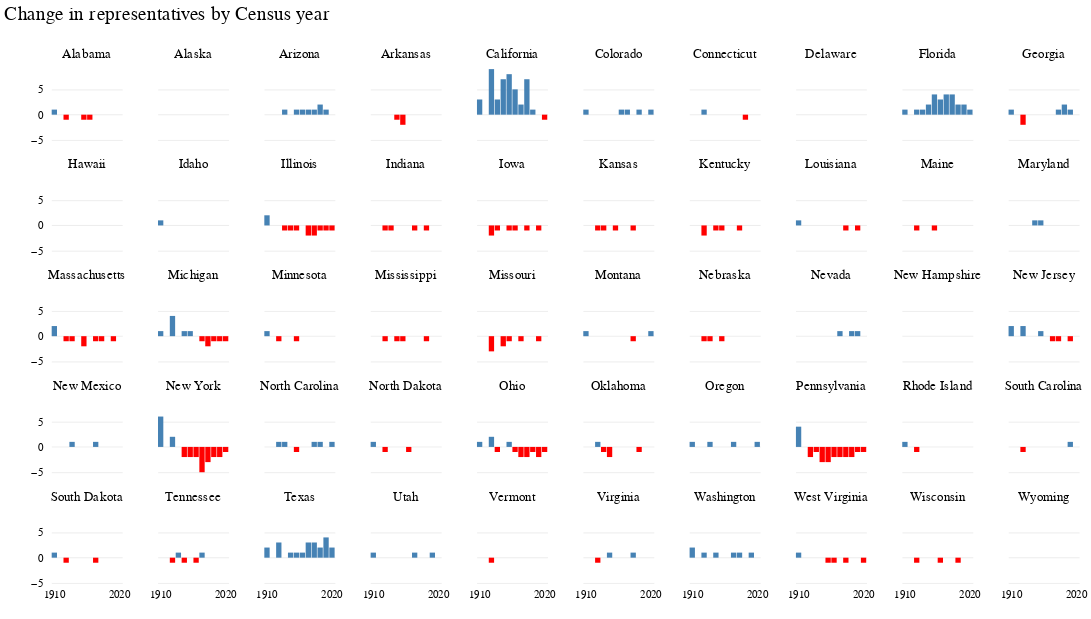

Notebook cell for this chart:
### Code cell
mini_multiples_states = (
    alt.Chart(change)
    .mark_bar()
    .encode(
        y=alt.Y(
            "value:Q",
            title=" ",
            axis=alt.Axis(
                tickSize=0,
                domainOpacity=0,
                tickCount=2,
                offset=4,
                gridWidth=0.6,
                gridColor="#dddddd",
            ),
        ),
        x=alt.X(
            "year:O",
            title=" ",
            axis=alt.Axis(
                tickSize=0,
                domainOpacity=0,
                tickCount=3,
                offset=4,
                gridWidth=0.6,
                gridColor="#dddddd",
                values=["1910", "2020"],
            ),
        ),
        facet=alt.Facet(
            "name:O",
            columns=10,
            title=" ",
            header=alt.Header(labelFontSize=15, labelFont="Benton Gothic"),
        ),
        color=alt.condition(
            alt.datum.value > 0,
            alt.value("steelblue"),  # The positive color
            alt.value("red"),  # The negative color
        ),
    )
    .properties(width=80, height=80, title="Change in representatives by Census year")
    .configure_view(strokeOpacity=0)
    .configure_legend(orient="top", symbolType="square")
    .configure_axis(labelFontSize=12)
)
mini_multiples_states

### Figure 1 — Vega-Lite specification as saved in the notebook (floating-point values rounded to 4 significant figures; data arrays with more than 128 entries replaced by an {"elided": "..."} marker saying what was removed)
{"config": {"view": {"width": 800, "height": 450, "strokeOpacity": 0}, "background": "#ffffff", "title": {"anchor": "start", "font": "Benton Gothic Bold, sans", "fontColor": "#000000", "fontSize": 22, "fontWeight": "normal"}, "arc": {"fill": "#82c6df"}, "area": {"fill": "#82c6df"}, "line": {"stroke": "#82c6df", "strokeWidth": 3}, "path": {"stroke": "#82c6df"}, "rect": {"fill": "#82c6df"}, "shape": {"stroke": "#82c6df"}, "bar": {"fill": "#82c6df"}, "point": {"stroke": "#82c6df"}, "symbol": {"fill": "#82c6df", "size": 30}, "axis": {"titleFont": "Benton Gothic Bold, sans", "titleFontSize": 13, "titleFontWeight": "normal", "labelFont": "Benton Gothic, sans", "labelFontSize": 12, "labelFontWeight": "normal"}, "axisX": {"labelAngle": 0, "labelPadding": 4, "tickSize": 3}, "axisY": {"labelBaseline": "middle", "maxExtent": 45, "minExtent": 45, "tickSize": 2, "titleAlign": "left", "titleAngle": 0, "titleX": -45, "titleY": -11}, "legend": {"titleFont": "Benton Gothic Bold, sans", "titleFontSize": 13, "titleFontWeight": "normal", "symbolType": "square", "labelFont": "Benton Gothic, sans", "labelFontSize": 11.5, "orient": "top"}, "range": {"category": ["#3580b1", "#ec8431", "#ab7fb4", "#c89d29", "#adc839", "#829eb1"], "diverging": ["#e68a4f", "#f4bb6a", "#f9e39c", "#dadfe2", "#a6b7c6", "#849eae"], "heatmap": ["#fbf2c7", "#f9e39c", "#f8d36e", "#f4bb6a", "#e68a4f", "#d15a40", "#ab4232"], "ordinal": ["#fbf2c7", "#f9e39c", "#f8d36e", "#f4bb6a", "#e68a4f", "#d15a40", "#ab4232"], "ramp": ["#fbf2c7", "#f9e39c", "#f8d36e", "#f4bb6a", "#e68a4f", "#d15a40", "#ab4232"]}}, "data": {"name": "data-eff41a6bc4efb1670932432ccbc7c023"}, "mark": "bar", "encoding": {"color": {"condition": {"value": "steelblue", "test": "(datum.value > 0)"}, "value": "red"}, "facet": {"type": "ordinal", "columns": 10, "field": "name", "header": {"labelFont": "Benton Gothic", "labelFontSize": 15}, "title": " "}, "x": {"type": "ordinal", "axis": {"domainOpacity": 0, "gridColor": "#dddddd", "gridWidth": 0.6, "offset": 4, "tickCount": 3, "tickSize": 0, "values": ["1910", "2020"]}, "field": "year", "title": " "}, "y": {"type": "quantitative", "axis": {"domainOpacity": 0, "gridColor": "#dddddd", "gridWidth": 0.6, "offset": 4, "tickCount": 2, "tickSize": 0}, "field": "value", "title": " "}}, "height": 80, "title": "Change in representatives by Census year", "width": 80, "$schema": "https://vega.github.io/schema/vega-lite/v4.0.2.json", "datasets": {"data-eff41a6bc4efb1670932432ccbc7c023": {"elided": "600 records"}}}
